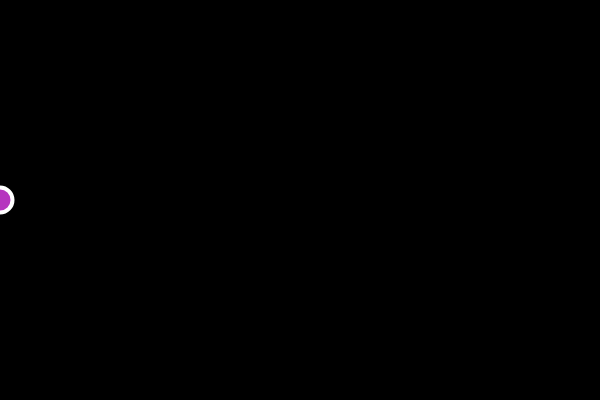
Frame 1 (no input)
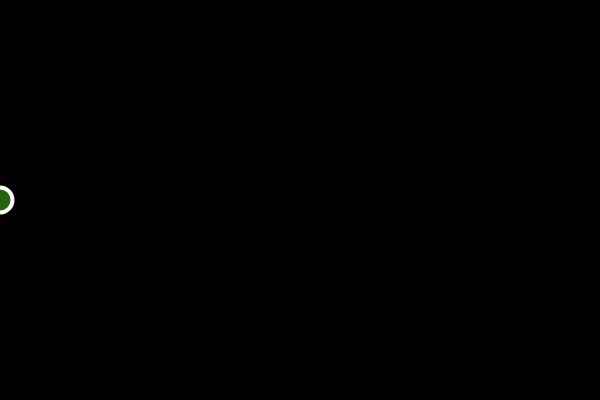
Frame 60 (no input)
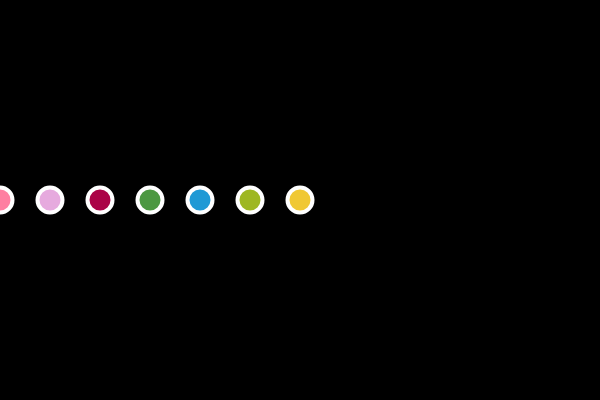
Frame 120 (the mouse pressed at the canvas centre since frame 60)

The p5.js sketch that drew these frames (run headless with seeded random() and noise() and a simulated clock; from frame 60 on, the mouse is pressed at the canvas centre):

// p5.js sketch
// ── sketch.js
var circleX = 0;
var offset = 0;
function setup() {
    createCanvas(600, 400);
}

function draw() {

   background(0);
    strokeWeight(4);
    stroke(255);
    for(var x = 0; x <= mouseX; x +=50){  
      fill(random(255),random(255),random(255));
      ellipse(x, 200,25,25);
    }
offset = offset +3;
}
